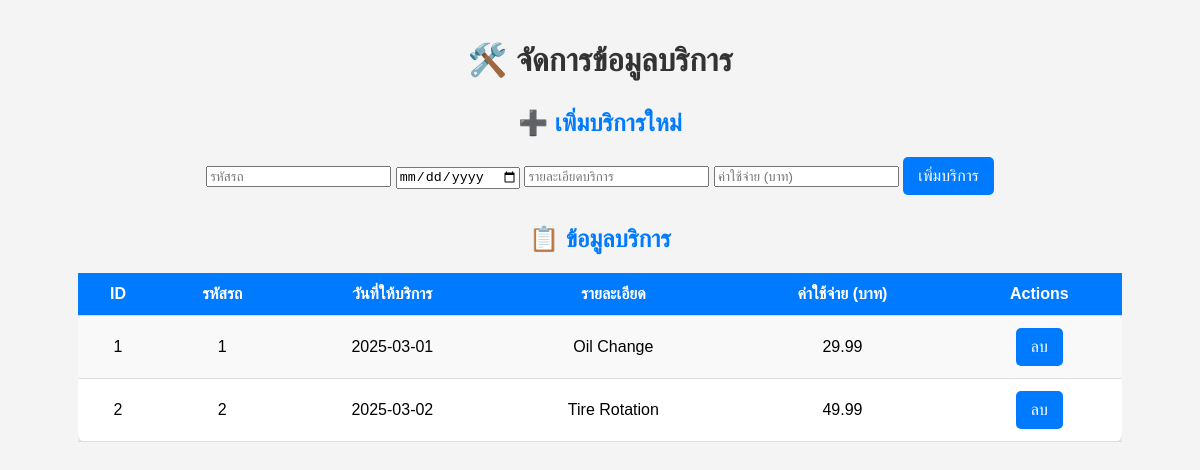
The page /crud_services.php on the database its author committed.
### tables this page shows
CREATE TABLE `services` (
  `id` int(11) NOT NULL,
  `car_id` int(11) NOT NULL,
  `service_date` date NOT NULL,
  `description` text NOT NULL,
  `cost` decimal(10,2) NOT NULL
);

### crud_services.php (the view, shortened to what this page needs)
<?php
include 'db.php';
function fetchServices($conn) {
    $stmt = $conn->query("SELECT * FROM services");
    return $stmt->fetchAll();
}
$services = fetchServices($conn);
?>
<!DOCTYPE html>
<html lang="th">
<head>
    <link rel="stylesheet" href="style.css">
</head>
<body>
    <div class="container">
        <h1>🛠️ จัดการข้อมูลบริการ</h1>
        <h2>➕ เพิ่มบริการใหม่</h2>
        <form method="POST" class="form-container">
            <input type="number" name="car_id" placeholder="รหัสรถ" required>
            <input type="date" name="service_date" required>
            <input type="text" name="description" placeholder="รายละเอียดบริการ" required>
            <input type="number" step="0.01" name="cost" placeholder="ค่าใช้จ่าย (บาท)" required>
            <button type="submit" name="create_service">เพิ่มบริการ</button>
        </form>
        <h2>📋 ข้อมูลบริการ</h2>
        <div class="table-container">
            <table>
                <tr>
                    <th>ID</th>
                    <th>รหัสรถ</th>
                    <th>วันที่ให้บริการ</th>
                    <th>รายละเอียด</th>
                    <th>ค่าใช้จ่าย (บาท)</th>
                    <th>Actions</th>
                </tr>
                <?php foreach ($services as $service): ?>
                <tr>
                    <td><?= htmlspecialchars($service['id']); ?></td>
                    <td><?= htmlspecialchars($service['car_id']); ?></td>
                    <td><?= htmlspecialchars($service['service_date']); ?></td>
                    <td><?= htmlspecialchars($service['description']); ?></td>
                    <td><?= number_format($service['cost'], 2); ?></td>
                    <td>
                        <form method="POST">
                            <button type="submit" name="delete_service" class="delete-btn">ลบ</button>
                        </form>
                    </td>
                </tr>
                <?php endforeach; ?>
            </table>
        </div>
    </div>
</body>
</html>

### style.css (style rules this page uses)
body { font-family: Arial, sans-serif; background-color: #f4f4f4; margin: 0; padding: 20px; text-align: center; }
h1 { color: #333; }
h2 { color: #007bff; margin-top: 30px; }
button { background-color: #007bff; color: white; border: none; padding: 10px 15px; font-size: 16px; cursor: pointer; border-radius: 5px; transition: background 0.3s; }
.table-container { width: 90%; margin: 20px auto; overflow-x: auto; }
table { width: 100%; border-collapse: collapse; background: white; box-shadow: 0px 4px 8px rgba(0, 0, 0, 0.1); border-radius: 8px; }
th, td { padding: 12px; border-bottom: 1px solid #ddd; }
th { background-color: #007bff; color: white; }
tr:nth-child(even) { background-color: #f9f9f9; }

### rows shown on the page
services: id "1", car "1", service_date "2025-03-01", description "Oil Change", cost "29.99"
services: id "2", car "2", service_date "2025-03-02", description "Tire Rotation", cost "49.99"
